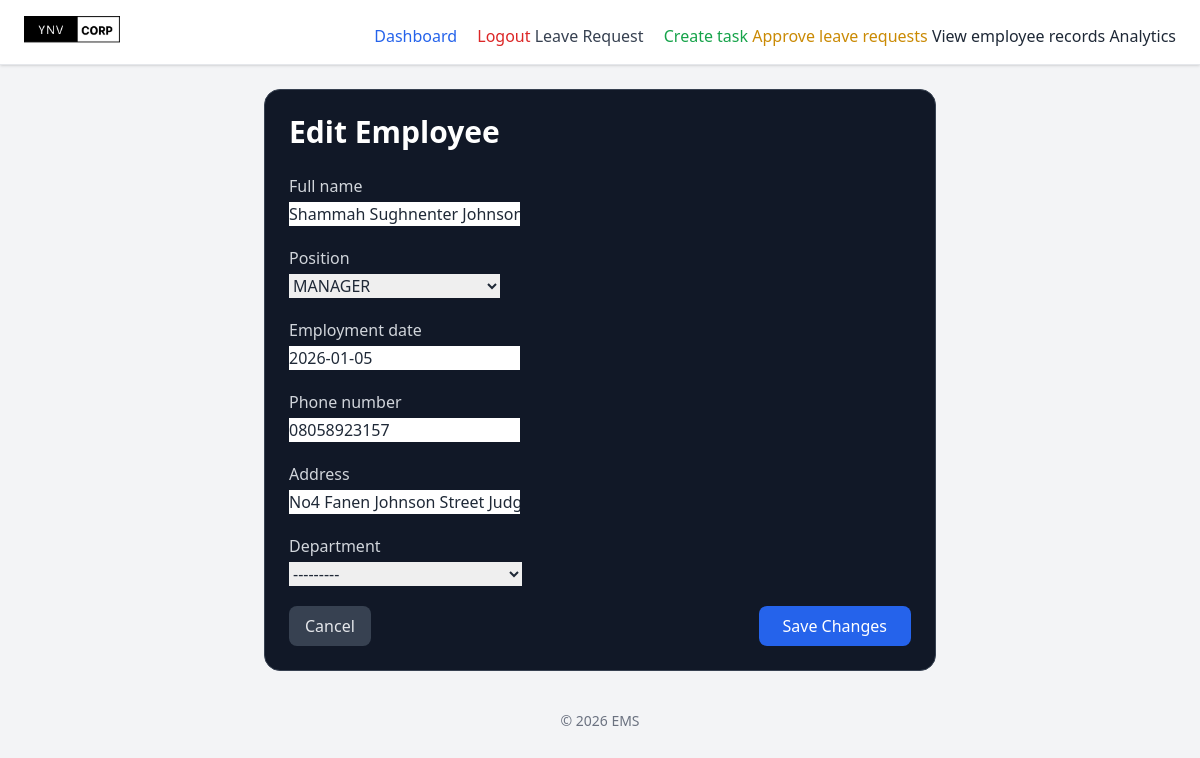
/employee/1/update/ (signed in), run on an earlier commit of the app's database.
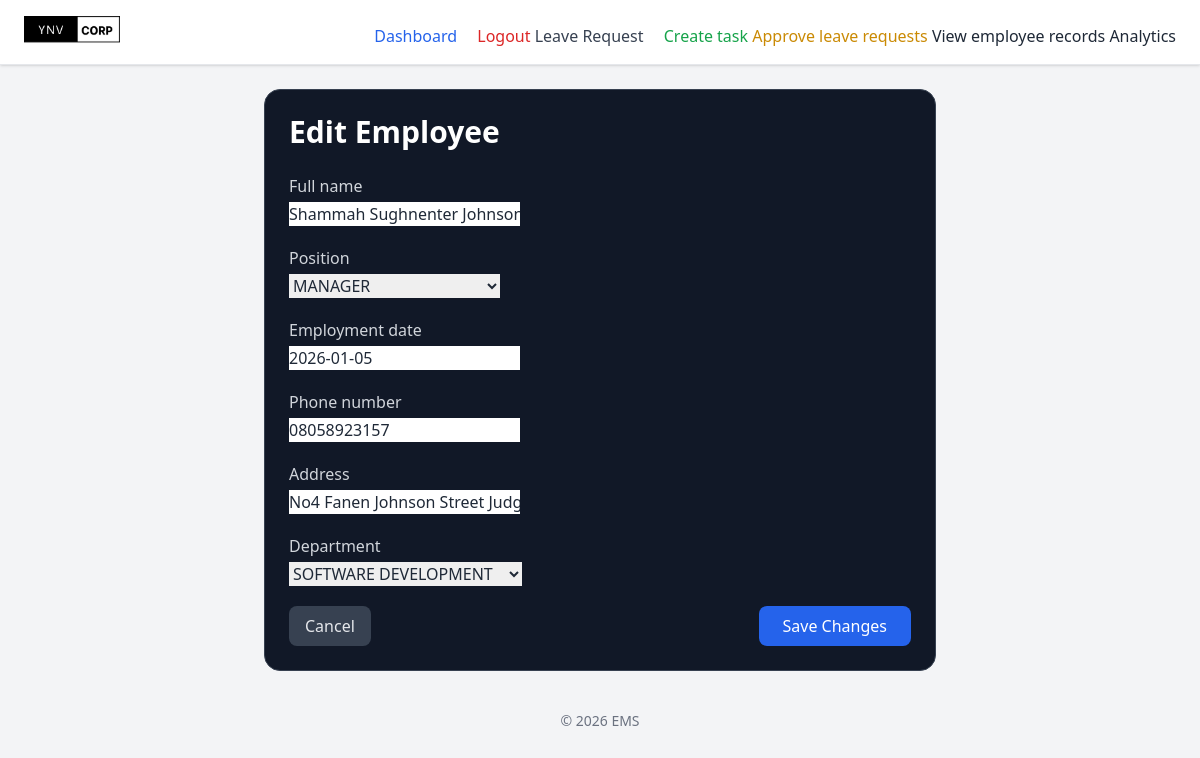
And on a later commit of the database.
### employee/models.py (models this page shows, shortened)
class Employee(AbstractUser):
    GENDER_CHOICES=(
        ('male', 'MALE'),
        ('female', 'FEMALE'),
        )
    POSITION_CHOICES=(
        ('manager', 'MANAGER'),
        ('developer', 'DEVELOPER'),
        ('designer', 'DESIGNER'),
        ('tester', 'TESTER'),
        ('hr manager', 'HR MANAGER'),
        ('intern', 'INTERN'),
        ('software engineer', 'SOFTWARE ENGINEER'),
        ('data scientist', 'DATA SCIENTIST'),
        ('product manager', 'PRODUCT MANAGER'),
        ('business analyst', 'BUSINESS ANALYST'),
        ('devops engineer', 'DEVOPS ENGINEER'),
        ('system administrator', 'SYSTEM ADMINISTRATOR'),
        ('network engineer', 'NETWORK ENGINEER'),
        ('technical support', 'TECHNICAL SUPPORT'),
        ('it consultant', 'IT CONSULTANT'),
        ('other', 'OTHER'),
    )
    DEPARTMENT_CHOICES=(
        ('sales', 'SALES'),
        ('resarch & development', 'RESEARCH & DEVELOPMENT'),
        ('software development', 'SOFTWARE DEVELOPMENT'),
        ('product research', 'PRODUCT RESEARCH'),
        ('marketing', 'MARKETING'),
        ('human resource', 'HUMAN RESOURCE'),
        ('legal','LEGAL'),
        ('customer service', 'CUSTOMER SERVICE')
    )
    full_name = models.CharField(max_length=200, blank=True)
    username = None
    email = models.EmailField(unique=True)
    gender = models.CharField(max_length=10, choices=GENDER_CHOICES)
    position = models.CharField(max_length=200, blank=True, choices=POSITION_CHOICES)
    date_of_birth = models.DateField(null=True)
    employment_date = models.DateField(default=date.today)
    phone_number = models.CharField(max_length=15, blank=True)
    address = models.CharField(max_length=200, blank=True)
    employee_id = models.CharField(max_length=20, unique=True, blank=True)
    department = models.CharField(max_length=100, blank=True, choices=DEPARTMENT_CHOICES)
    USERNAME_FIELD = 'email'
    REQUIRED_FIELDS = []

### employee/views.py (the view)
# urls.py: path('employee/<int:pk>/update/', UpdateEmployeeView.as_view(), name='update_employee'),
class UpdateEmployeeView(LoginRequiredMixin, AdminOnlyMixin, UpdateView):
    model = Employee
    fields = ['full_name', 'position', 'employment_date', 'phone_number', 'address', "department"]
    template_name = "employee/employee_update.html"
    success_url = reverse_lazy("employee_list")

### employee/views.py (called while the page is built)
    def test_func(self):
        return self.request.user.is_superuser

### employee/templates/employee/employee_update.html (shortened to what this page needs)
{% extends "employee/base.html" %}
{% block content %}
<div class="max-w-2xl mx-auto p-6 bg-gray-900 rounded-2xl border border-gray-700">
  <h1 class="text-3xl text-white font-bold mb-6">Edit Employee</h1>
  <form method="POST" enctype="multipart/form-data" class="space-y-5">
    {% for field in form %}
      <div>
        <label class="block text-gray-300 mb-1">{{ field.label }}</label>
        {{ field }}
      </div>
    {% endfor %}
    <div class="flex justify-between mt-8">
      <a href="{% url 'employee_list' %}"
        class="px-4 py-2 bg-gray-700 text-gray-200 rounded-lg hover:bg-gray-600">
        Cancel
      </a>
      <button type="submit"
        class="px-6 py-2 bg-blue-600 text-white rounded-lg hover:bg-blue-700">
        Save Changes
      </button>
    </div>
  </form>
</div>
{% endblock %}

What changed in the data, as far as the page shows it:
changed Employee "Shammah Sughnenter Johnson": department "---------" → "SOFTWARE DEVELOPMENT"
